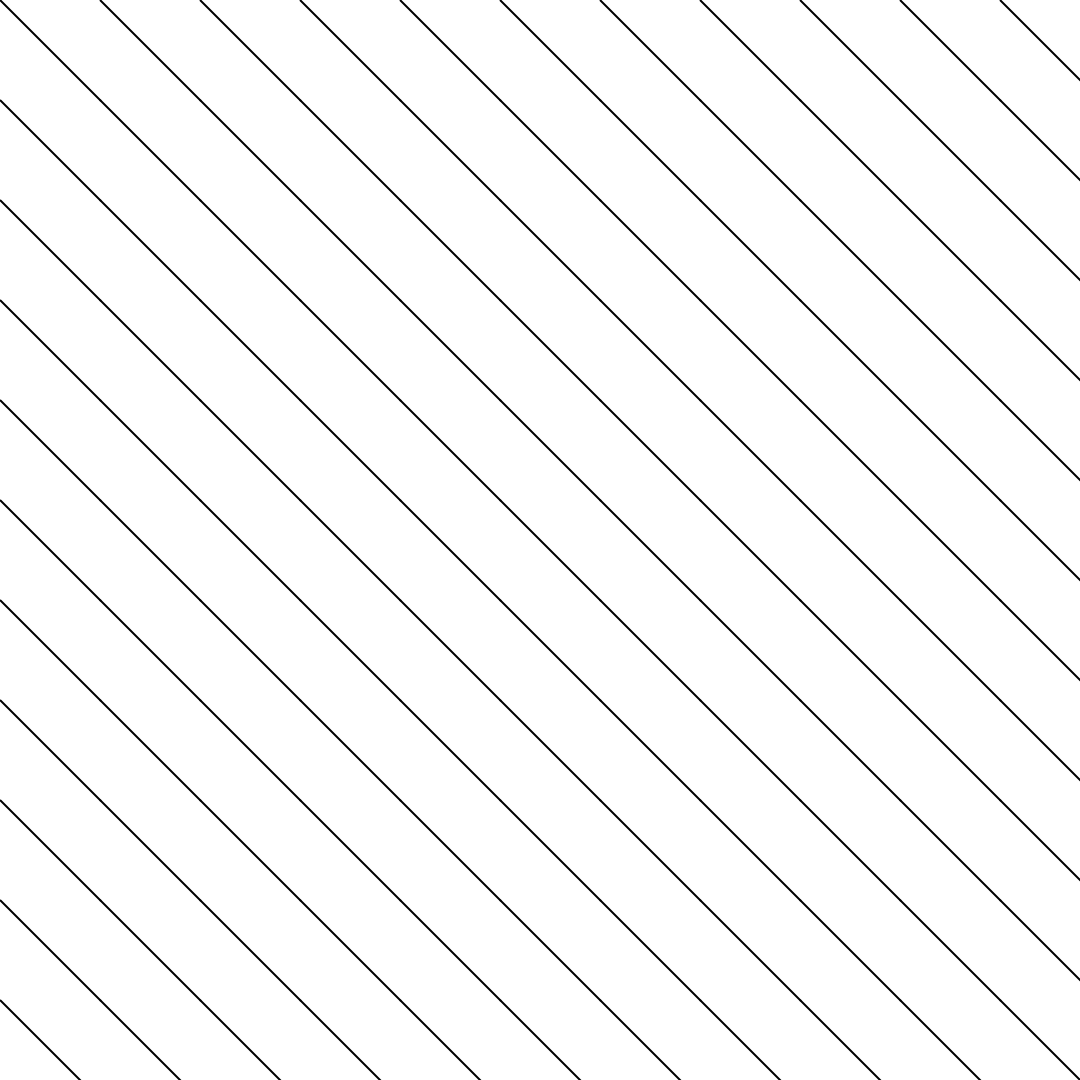
Frame 1 (no input)
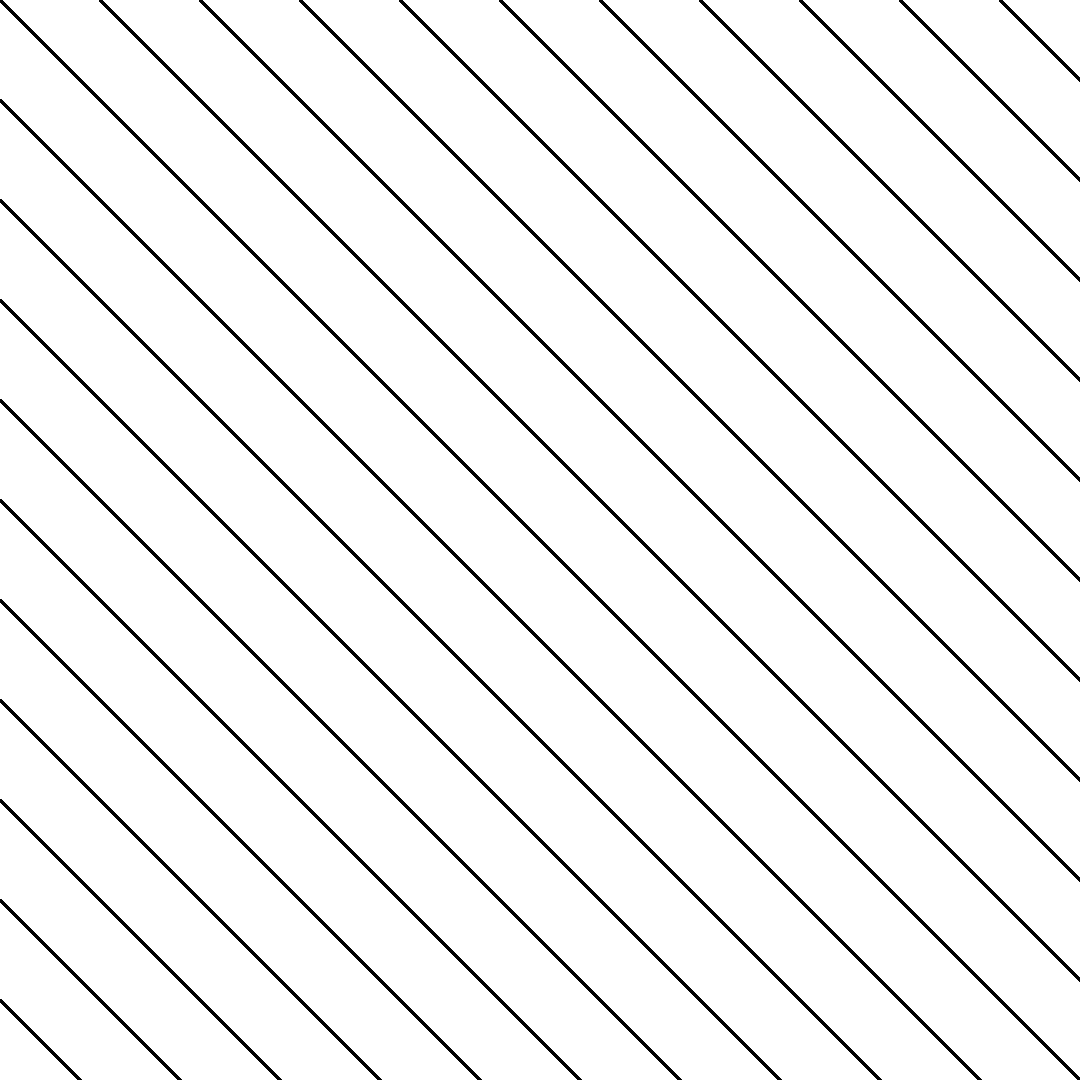
Frame 60 (the mouse pressed at the canvas centre just before this capture)
Frame 120 (the mouse held since frame 60 and released just before this capture): identical to frame 60, image omitted

The Processing sketch that drew these frames (run headless with seeded random() and noise(); from frame 60 on, the mouse is pressed at the canvas centre):

// Processing sketch: week10_alptugan_Truchet_02
// ── week10_alptugan_Truchet_02.pde
boolean isReverseDiagonal;
boolean isDebug;

float xStart;
float yStart;
float xEnd;
float yEnd;

float gridSize;

void setup() {
  surface.setLocation(0, 0);
  size(1080, 1080);
  background(255);

  smooth(); 

  isReverseDiagonal = false;
  xStart = 0;
  yStart = 0;
  xEnd = width;
  yEnd = height;
  
  gridSize = 100;
  
  isDebug = true;
}


void draw() {
  //background(0,0,0,10); 

  for (float x = 0; x < width; x += gridSize) {
    for (float y = 0; y < height; y+= gridSize) {
      // debug Lines
      if(isDebug == true) {
       stroke(0, 0, 0, 100);
       strokeWeight(1);
       line(x, y, x + gridSize, y + gridSize); 
      }
      xStart = x;
      yStart = y;
      xEnd   = x + gridSize;
      yEnd   = y + gridSize;
      drawDiagonalLine(xStart, yStart, xEnd, yEnd);
    }
  }
  
}

void drawDiagonalLine(float x1, float y1, float x2, float y2) {
  // Set stroke thickness
  strokeWeight(2);
  stroke(0, 255);

  // Draw Line
  line(x1, y1, x2, y2);
}
